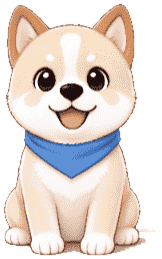
#> input picture assets/images/mascot-corgi.png, 162 x 259 px
$ python matte-mascot.py ../assets/images/mascot-corgi.png out.png
#> lines starting #> are read from the running program, lines starting #| are printed output that depends on the picture; after the words box and inside, x2 and y2 are one past the last pixel; in counts of white or black regions, pixels touching at a corner belong together
# -*- coding: utf-8 -*-
"""把带背景的吉祥物插画抠成透明底 PNG（构建期工具，一次性的活）

用法：
    python scripts/matte-mascot.py 源图.png [输出.png]

默认输出 assets/images/mascot-corgi.png。

为什么不用现成的抠图库：
  1) 这类插画的背景是近白纸纹，狗身也是暖白 —— rembg 之类的模型会把
     狗的白色胸腹一起抠掉（它按"显著前景"判断，不看连通性）
  2) 我们只需要一条可复现、可调参的流水线，跑三次结果一样，不引入
     onnxruntime 这种几百 MB 的依赖

算法三步：
  ① 从四边泛洪，只把「和边界连通、且近似背景色」的像素算背景。
     狗身的同色区域被深色轮廓包住，泛洪进不去 —— 靠连通性而不是纯色差。
  ② 底部 26px 单独再泛洪一遍，条件放宽到亮度 > 205。
     狗身下的投影颜色和毛色几乎重合，色差法切不掉；但它只出现在底部一条带里，
     放宽后能清掉，爪子被自己的深色轮廓挡着不会误伤。
  ③ 向外膨胀 1px 再羽化，吃掉边缘"背景与主体混色"的过渡色（否则贴到
     别的底色上会有一圈浅色描边）。

最后加 2px 白描边做成模切贴纸 —— 全站 .sticker 文字也是这套白描边。
"""
import collections
import os
import sys

from PIL import Image, ImageFilter

DEFAULT_OUT = os.path.join(
    os.path.dirname(os.path.dirname(os.path.abspath(__file__))),
    'assets', 'images', 'mascot-corgi.png'
)


def main():
    if len(sys.argv) < 2:
        print(__doc__)
        sys.exit(1)
    src_path = sys.argv[1]
    dst_path = sys.argv[2] if len(sys.argv) > 2 else DEFAULT_OUT

    im = Image.open(src_path).convert('RGBA')
#> im is the input picture: PIL image 162x259 RGBA; mean R, G, B, A 228.3, 216.7, 210.3, 183.9
    w, h = im.size
#> w = 162; h = 259
    px = im.load()

    # 背景色取四角里最亮的那个（纸纹背景通常是近白，四角会略有明暗差）
    corners = [px[0, 0][:3], px[w - 1, 0][:3], px[0, h - 1][:3], px[w - 1, h - 1][:3]]
#> corners = [(255, 255, 255), (255, 255, 255), (255, 255, 255), (255, 255, 255)]
    bg = max(corners, key=lambda c: 0.299 * c[0] + 0.587 * c[1] + 0.114 * c[2])
#> bg = (255, 255, 255)
    tol = 18
    print('尺寸 %dx%d，背景色 %s' % (w, h, bg))
#| 尺寸 162x259，背景色 (255, 255, 255)

    def luma(c):
        return 0.299 * c[0] + 0.587 * c[1] + 0.114 * c[2]

    def near_bg(c):
        return all(abs(c[i] - bg[i]) <= tol for i in range(3))

    def flood(pred, seeds, keep=None):
        seen = bytearray(w * h)
        q = collections.deque()

        def push(x, y):
            if not (0 <= x < w and 0 <= y < h):
                return
            if keep and not keep(x, y):
                return
            i = y * w + x
            if seen[i]:
                return
            if pred(px[x, y]):
                seen[i] = 1
                q.append((x, y))

        for s in seeds:
            push(*s)
        while q:
            x, y = q.popleft()
            push(x - 1, y)
            push(x + 1, y)
            push(x, y - 1)
            push(x, y + 1)
        return seen

    edge = [(x, 0) for x in range(w)] + [(x, h - 1) for x in range(w)]
    edge += [(0, y) for y in range(h)] + [(w - 1, y) for y in range(h)]
    bg1 = flood(near_bg, edge)

    band = h - 26
#> band = 233
    band_seeds = [(x, h - 1) for x in range(w)]
    band_seeds += [(0, y) for y in range(band, h)] + [(w - 1, y) for y in range(band, h)]
    bg2 = flood(lambda c: luma(c) > 205, band_seeds, keep=lambda x, y: y >= band)

    drop = sum(1 for i in range(w * h) if bg2[i] and not bg1[i])
#> drop = 254
    print('背景 %d px，另清掉底部投影 %d px' % (sum(bg1), drop))
#| 背景 13354 px，另清掉底部投影 254 px

    mask = Image.new('L', (w, h), 0)
#> mask: PIL image 162x259 L; every value is 0
    mask.putdata([255 if (bg1[i] or bg2[i]) else 0 for i in range(w * h)])
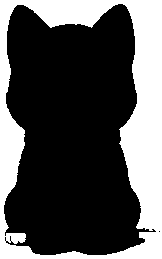
#> mask: PIL image 162x259 L; 32.4% white; 1 white region, box (x1, y1, x2, y2) and area: (0, 0, 162, 259) 13608
    mask = mask.filter(ImageFilter.MaxFilter(3))
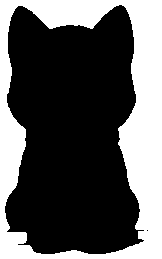
#> mask: PIL image 162x259 L; 34.9% white; 1 white region, box (x1, y1, x2, y2) and area: (0, 0, 162, 259) 14661
    mask = mask.filter(ImageFilter.GaussianBlur(0.55))
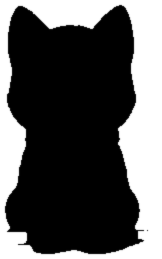
#> mask: PIL image 162x259 L; min 0, max 255, mean 89.1

    out = im.copy()
    out.putalpha(mask.point(lambda v: 255 - v))
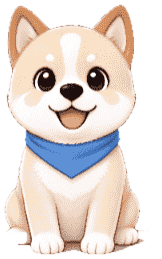
#> out: PIL image 162x259 RGBA; mean R, G, B, A 228.3, 216.7, 210.3, 165.9; transparent parts drawn white

    # 2px 白色贴纸边
    a = out.split()[3]
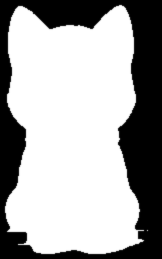
#> a: PIL image 162x259 L; min 0, max 255, mean 165.9
    grow = a.filter(ImageFilter.MaxFilter(5)).filter(ImageFilter.GaussianBlur(0.4))
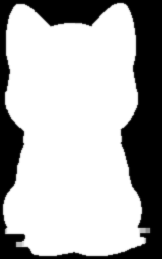
#> grow: PIL image 162x259 L; min 0, max 255, mean 177.8
    back = Image.new('RGBA', (w, h), (255, 255, 255, 0))
    back.putalpha(grow)
    out = Image.alpha_composite(back, out).crop(Image.alpha_composite(back, out).getbbox())
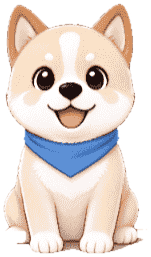
#> out: PIL image 151x257 RGBA; mean R, G, B, A 227.8, 216, 209.6, 192.3; transparent parts drawn white

    os.makedirs(os.path.dirname(dst_path), exist_ok=True)
    out.save(dst_path, optimize=True)
    print('输出 %s  %dx%d  %d KB' % (dst_path, out.width, out.height,
                                    os.path.getsize(dst_path) // 1024))
#| 输出 out.png  151x257  25 KB


if __name__ == '__main__':
    main()
